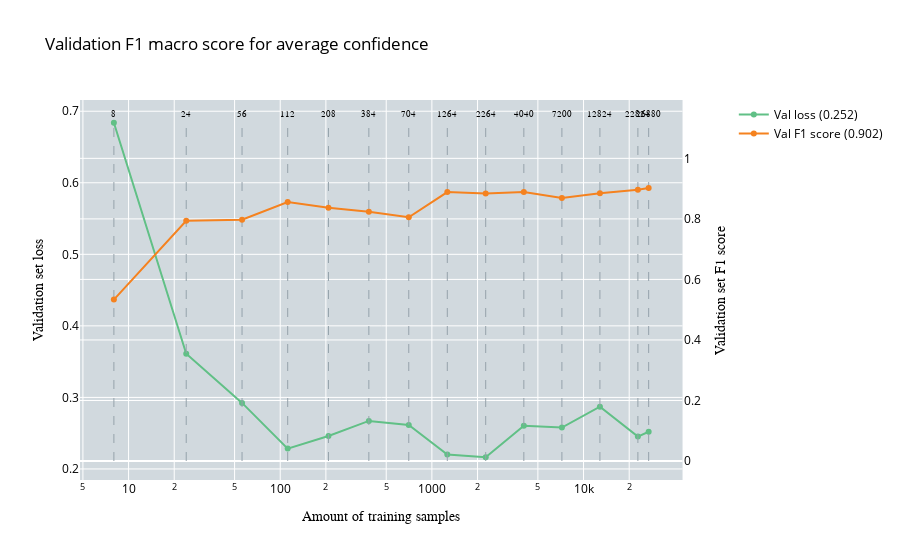

This figure's notebook cell:
### Code cell
plot_performance_vs_amount_of_data(
    performance, 
    no_of_samples,
    performance_test_data,
    title="Validation F1 macro score for average confidence", 
    x_axes="Amount of training samples", 
    y_axes="Validation set loss", 
    y_axes_secondary="Validation set F1 score", 
    mode="val"
)

### Figure 1 — Plotly figure (JSON) as saved in the notebook; plotly's stock layout.template omitted (floating-point values rounded to 4 significant figures)
{"data": [{"line": {"color": "rgb(149, 162, 171)", "dash": "dash", "width": 1}, "mode": "lines", "showlegend": false, "type": "scatter", "x": [8, 8], "y": [0, 1.12], "yaxis": "y2"}, {"marker": {"size": 0}, "mode": "text", "showlegend": false, "text": ["8"], "textfont": {"color": "black", "family": "Arial", "size": 8.5}, "textposition": "top center", "type": "scatter", "x": [8], "y": [1.13], "yaxis": "y2"}, {"line": {"color": "rgb(149, 162, 171)", "dash": "dash", "width": 1}, "mode": "lines", "showlegend": false, "type": "scatter", "x": [24, 24], "y": [0, 1.12], "yaxis": "y2"}, {"marker": {"size": 0}, "mode": "text", "showlegend": false, "text": ["24"], "textfont": {"color": "black", "family": "Arial", "size": 8.5}, "textposition": "top center", "type": "scatter", "x": [24], "y": [1.13], "yaxis": "y2"}, {"line": {"color": "rgb(149, 162, 171)", "dash": "dash", "width": 1}, "mode": "lines", "showlegend": false, "type": "scatter", "x": [56, 56], "y": [0, 1.12], "yaxis": "y2"}, {"marker": {"size": 0}, "mode": "text", "showlegend": false, "text": ["56"], "textfont": {"color": "black", "family": "Arial", "size": 8.5}, "textposition": "top center", "type": "scatter", "x": [56], "y": [1.13], "yaxis": "y2"}, {"line": {"color": "rgb(149, 162, 171)", "dash": "dash", "width": 1}, "mode": "lines", "showlegend": false, "type": "scatter", "x": [112, 112], "y": [0, 1.12], "yaxis": "y2"}, {"marker": {"size": 0}, "mode": "text", "showlegend": false, "text": ["112"], "textfont": {"color": "black", "family": "Arial", "size": 8.5}, "textposition": "top center", "type": "scatter", "x": [112], "y": [1.13], "yaxis": "y2"}, {"line": {"color": "rgb(149, 162, 171)", "dash": "dash", "width": 1}, "mode": "lines", "showlegend": false, "type": "scatter", "x": [208, 208], "y": [0, 1.12], "yaxis": "y2"}, {"marker": {"size": 0}, "mode": "text", "showlegend": false, "text": ["208"], "textfont": {"color": "black", "family": "Arial", "size": 8.5}, "textposition": "top center", "type": "scatter", "x": [208], "y": [1.13], "yaxis": "y2"}, {"line": {"color": "rgb(149, 162, 171)", "dash": "dash", "width": 1}, "mode": "lines", "showlegend": false, "type": "scatter", "x": [384, 384], "y": [0, 1.12], "yaxis": "y2"}, {"marker": {"size": 0}, "mode": "text", "showlegend": false, "text": ["384"], "textfont": {"color": "black", "family": "Arial", "size": 8.5}, "textposition": "top center", "type": "scatter", "x": [384], "y": [1.13], "yaxis": "y2"}, {"line": {"color": "rgb(149, 162, 171)", "dash": "dash", "width": 1}, "mode": "lines", "showlegend": false, "type": "scatter", "x": [704, 704], "y": [0, 1.12], "yaxis": "y2"}, {"marker": {"size": 0}, "mode": "text", "showlegend": false, "text": ["704"], "textfont": {"color": "black", "family": "Arial", "size": 8.5}, "textposition": "top center", "type": "scatter", "x": [704], "y": [1.13], "yaxis": "y2"}, {"line": {"color": "rgb(149, 162, 171)", "dash": "dash", "width": 1}, "mode": "lines", "showlegend": false, "type": "scatter", "x": [1264, 1264], "y": [0, 1.12], "yaxis": "y2"}, {"marker": {"size": 0}, "mode": "text", "showlegend": false, "text": ["1264"], "textfont": {"color": "black", "family": "Arial", "size": 8.5}, "textposition": "top center", "type": "scatter", "x": [1264], "y": [1.13], "yaxis": "y2"}, {"line": {"color": "rgb(149, 162, 171)", "dash": "dash", "width": 1}, "mode": "lines", "showlegend": false, "type": "scatter", "x": [2264, 2264], "y": [0, 1.12], "yaxis": "y2"}, {"marker": {"size": 0}, "mode": "text", "showlegend": false, "text": ["2264"], "textfont": {"color": "black", "family": "Arial", "size": 8.5}, "textposition": "top center", "type": "scatter", "x": [2264], "y": [1.13], "yaxis": "y2"}, {"line": {"color": "rgb(149, 162, 171)", "dash": "dash", "width": 1}, "mode": "lines", "showlegend": false, "type": "scatter", "x": [4040, 4040], "y": [0, 1.12], "yaxis": "y2"}, {"marker": {"size": 0}, "mode": "text", "showlegend": false, "text": ["4040"], "textfont": {"color": "black", "family": "Arial", "size": 8.5}, "textposition": "top center", "type": "scatter", "x": [4040], "y": [1.13], "yaxis": "y2"}, {"line": {"color": "rgb(149, 162, 171)", "dash": "dash", "width": 1}, "mode": "lines", "showlegend": false, "type": "scatter", "x": [7200, 7200], "y": [0, 1.12], "yaxis": "y2"}, {"marker": {"size": 0}, "mode": "text", "showlegend": false, "text": ["7200"], "textfont": {"color": "black", "family": "Arial", "size": 8.5}, "textposition": "top center", "type": "scatter", "x": [7200], "y": [1.13], "yaxis": "y2"}, {"line": {"color": "rgb(149, 162, 171)", "dash": "dash", "width": 1}, "mode": "lines", "showlegend": false, "type": "scatter", "x": [12824, 12824], "y": [0, 1.12], "yaxis": "y2"}, {"marker": {"size": 0}, "mode": "text", "showlegend": false, "text": ["12824"], "textfont": {"color": "black", "family": "Arial", "size": 8.5}, "textposition": "top center", "type": "scatter", "x": [12824], "y": [1.13], "yaxis": "y2"}, {"line": {"color": "rgb(149, 162, 171)", "dash": "dash", "width": 1}, "mode": "lines", "showlegend": false, "type": "scatter", "x": [22824, 22824], "y": [0, 1.12], "yaxis": "y2"}, {"marker": {"size": 0}, "mode": "text", "showlegend": false, "text": ["22824"], "textfont": {"color": "black", "family": "Arial", "size": 8.5}, "textposition": "top center", "type": "scatter", "x": [22824], "y": [1.13], "yaxis": "y2"}, {"line": {"color": "rgb(149, 162, 171)", "dash": "dash", "width": 1}, "mode": "lines", "showlegend": false, "type": "scatter", "x": [26880, 26880], "y": [0, 1.12], "yaxis": "y2"}, {"marker": {"size": 0}, "mode": "text", "showlegend": false, "text": ["26880"], "textfont": {"color": "black", "family": "Arial", "size": 8.5}, "textposition": "top center", "type": "scatter", "x": [26880], "y": [1.13], "yaxis": "y2"}, {"line": {"width": 2}, "marker": {"color": "rgb(97,192,134)"}, "name": "Val loss (0.252)", "textfont": {"family": "Arial", "size": 11}, "type": "scatter", "x": [8, 24, 56, 112, 208, 384, 704, 1264, 2264, 4040, 7200, 12824, 22824, 26880], "xaxis": "x", "y": [0.6839, 0.3611, 0.2923, 0.2284, 0.2461, 0.2671, 0.2614, 0.2201, 0.2164, 0.2604, 0.2579, 0.287, 0.2453, 0.252], "yaxis": "y"}, {"line": {"width": 2}, "marker": {"color": "rgb(245,130,31)"}, "name": "Val F1 score (0.902)", "textfont": {"family": "Arial", "size": 11}, "type": "scatter", "x": [8, 24, 56, 112, 208, 384, 704, 1264, 2264, 4040, 7200, 12824, 22824, 26880], "xaxis": "x", "y": [0.5333, 0.7938, 0.7973, 0.8555, 0.8369, 0.8233, 0.8052, 0.8884, 0.8839, 0.889, 0.8692, 0.8845, 0.8961, 0.9023], "yaxis": "y2"}], "layout": {"legend": {"font": {"color": "black"}}, "plot_bgcolor": "rgb(209, 217, 222)", "title": {"font": {"color": "black"}, "text": "Validation F1 macro score for average confidence"}, "xaxis": {"anchor": "y", "domain": [0, 0.94], "tickfont": {"color": "black"}, "title": {"font": {"color": "black", "family": "Arial"}, "text": "Amount of training samples"}, "type": "log"}, "yaxis": {"anchor": "x", "domain": [0, 1], "tickfont": {"color": "black"}, "title": {"font": {"color": "black", "family": "Arial"}, "text": "Validation set loss"}}, "yaxis2": {"anchor": "x", "overlaying": "y", "side": "right", "tickfont": {"color": "black"}, "title": {"font": {"color": "black", "family": "Arial"}, "text": "Validation set F1 score"}}}}
